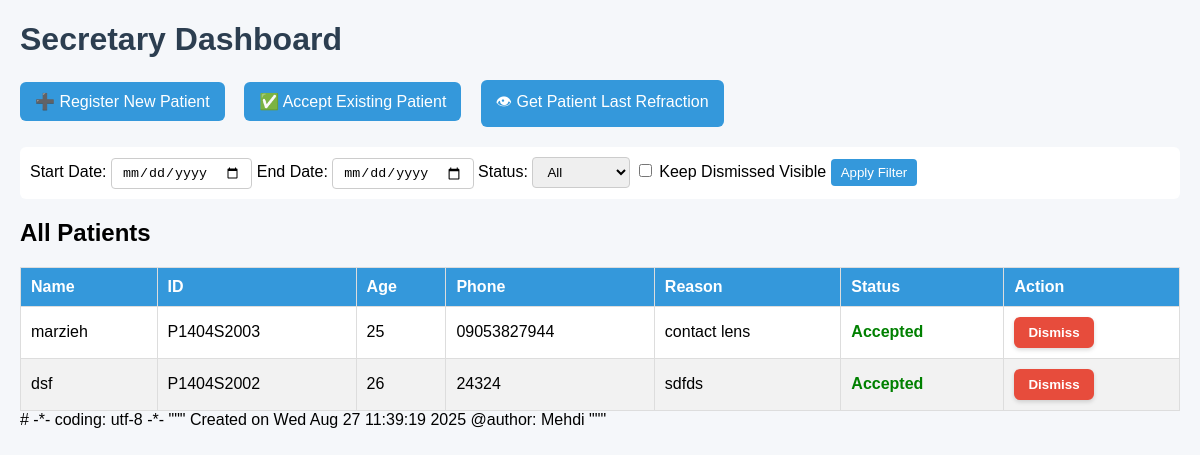
/secretary/ (signed in), run on the app's committed database.
### secretary/models.py (models this page shows, shortened)
class Patient(models.Model):
    STATUS_CHOICES = [
        ("waiting", "Waiting (Secretary list)"),
        ("accepted", "Accepted (Doctor list)"),
        ("done", "Done (Removed from both lists)"),
    ]
    patient_id = models.CharField(max_length=20, unique=True, editable=False)
    name = models.CharField(max_length=100)
    family_name = models.CharField(max_length=100)
    phone = models.CharField(max_length=15, blank=True, null=True)
    age = models.PositiveIntegerField()
    gender = models.CharField(max_length=1, choices=[('M','Male'),('F','Female')])
    melli_code = models.CharField(max_length=10,unique=True, blank=True, null=True)
    reason = models.TextField()
    status = models.CharField(max_length=20, choices=STATUS_CHOICES, default='waiting')
    created_at = models.DateTimeField(default=timezone.now)  # ✅ Correct

### secretary/views.py (the view)
# urls.py: path('', views.dashboard, name='secretary_dashboard'),
@login_required
def dashboard(request):
    start_date = request.GET.get('start_date')
    end_date = request.GET.get('end_date')
    status = request.GET.get('status')  # "waiting", "accepted", "done" or "all"
    patients = Patient.objects.all().order_by('-id')
    if start_date:
        patients = patients.filter(created_at__date__gte=start_date)
    if end_date:
        patients = patients.filter(created_at__date__lte=end_date)
    if status and status != "all":
        patients = patients.filter(status=status)
    context = {
        "patients": patients,
        "start_date": start_date,
        "end_date": end_date,
        "status": status or "all",
    }
    return render(request, "secretary/dashboard.html", context)

### secretary/templates/secretary/dashboard.html (shortened to what this page needs)
<!DOCTYPE html>
<html lang="en">
<head>
</head>
<body>
<h1>Secretary Dashboard</h1>
<div class="actions">
    <a onclick="openRegisterModal()">➕ Register New Patient</a>
    <a onclick="openAcceptModal()">✅ Accept Existing Patient</a>
    <a href="{% url 'secretary:get_patient_last_refraction_t2' %}">👁 Get Patient Last Refraction</a>
</div>
<div class="filter">
    <form id="filter-form" method="GET">
        <label>Start Date:</label>
        <input type="date" name="start_date" value="{{ request.GET.start_date }}">
        <label>End Date:</label>
        <input type="date" name="end_date" value="{{ request.GET.end_date }}">
        <label>Status:</label>
        <select name="status">
            <option value="">All</option>
        </select>
        <label><input type="checkbox" name="keep_dismissed" {% if request.GET.keep_dismissed %}checked{% endif %}> Keep Dismissed Visible</label>
        <button type="submit">Apply Filter</button>
    </form>
</div>
<h2>All Patients</h2>
<div id="patients-table">
    {% include "secretary/patients_table.html" %}
</div>
{% include "secretary/accept_existing_patient_modal.html" %}
</body>
</html>

### secretary/templates/secretary/patients_table.html (shortened to what this page needs)
<table>
    <thead>
        <tr>
            <th>Name</th>
            <th>ID</th>
            <th>Age</th>
            <th>Phone</th>
            <th>Reason</th>
            <th>Status</th>
            <th>Action</th>
        </tr>
    </thead>
    <tbody>
        {% for patient in patients %}
        <tr id="patient-{{ patient.id }}">
            <td>{{ patient.name }}</td>
            <td>{{ patient.patient_id }}</td>
            <td>{{ patient.age }}</td>
            <td>{{ patient.phone }}</td>
            <td>{{ patient.reason }}</td>
            <td class="
                {% if patient.status == 'waiting' %}status-waiting{% elif patient.status == 'accepted' %}status-accepted{% elif patient.status == 'done' %}status-done{% endif %}
            ">{{ patient.status|capfirst }}</td>
            <td>
                <button type="button" class="remove-button dismiss-button" data-patient-id="{{ patient.id }}">
                    Dismiss
                </button>
            </td>
        </tr>
        {% empty %}
        <tr>
            <td colspan="7" style="text-align:center;">No patients available.</td>
        </tr>
        {% endfor %}
    </tbody>
</table>

### secretary/templates/secretary/dashboard.html (style rules this page uses)
body { font-family: Arial, sans-serif; margin: 20px; background-color: #f5f7fa; }
h1 { color: #2c3e50; }
.actions { margin-bottom: 20px; }
.actions a { display: inline-block; margin-right: 15px; padding: 10px 15px; background-color: #3498db; color: white; text-decoration: none; border-radius: 6px; cursor: pointer; }
.filter { margin-bottom: 20px; padding: 10px; background: #fff; border-radius: 6px; display: flex; gap: 10px; align-items: center; flex-wrap: wrap; }
.filter input, .filter select, .filter button { padding: 6px 10px; border-radius: 4px; border: 1px solid #ccc; }
.filter button { background-color: #3498db; color: white; border: none; cursor: pointer; }
table { width: 100%; border-collapse: collapse; margin-top: 15px; background: white; }
th, td { border: 1px solid #ddd; padding: 10px; text-align: left; }
th { background-color: #3498db; color: white; }
tr:nth-child(even) { background-color: #f2f2f2; }
.status-accepted { color: green; font-weight: bold; }
.accept-button, .remove-button, .done-button, .get-lr-button { padding: 8px 14px; border: none; border-radius: 6px; cursor: pointer; font-weight: bold; transition: all 0.2s ease; box-shadow: 0 2px 4px rgba(0,0,0,0.15); }
.remove-button { background-color: #e74c3c; color: white; }

### data on the page
Patient: name "marzieh", patient_id "P1404S2003", age "25", phone "09053827944", reason "contact lens", status "Accepted"
Patient: name "dsf", patient_id "P1404S2002", age "26", phone "24324", reason "sdfds", status "Accepted"
